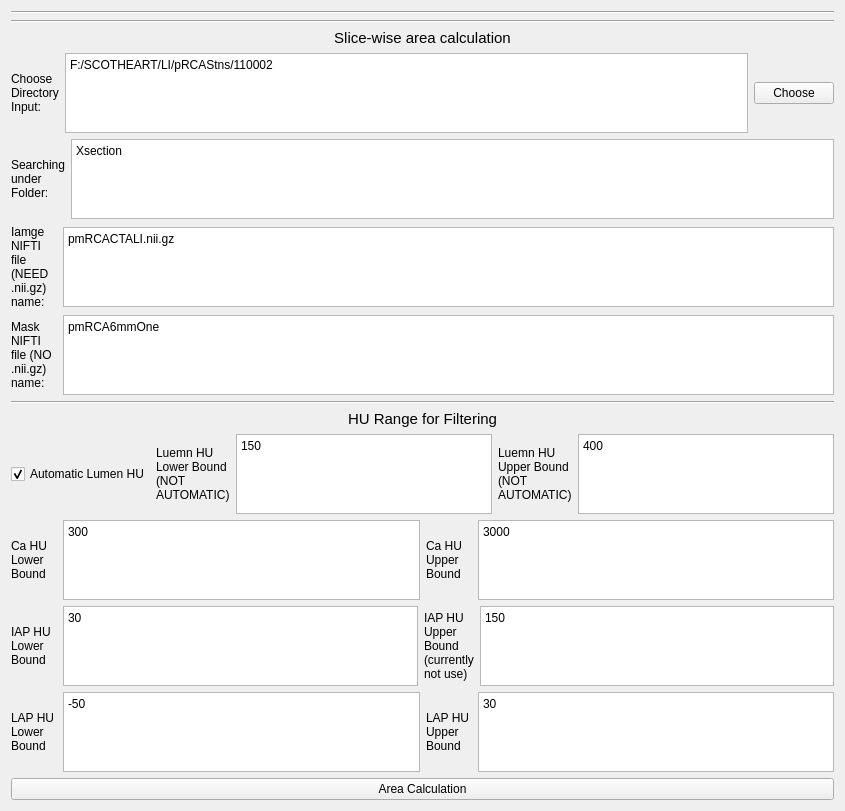
          <widget class="QWidget" name="tab_4">
           <attribute name="title">
            <string>Slice-wise Area</string>
           </attribute>
           <layout class="QVBoxLayout" name="verticalLayout_5">
            <item>
             <layout class="QVBoxLayout" name="verticalLayout_LC_89">
              <item>
               <widget class="Line" name="line_E2S_7">
                <property name="orientation">
                 <enum>Qt::Horizontal</enum>
                </property>
               </widget>
              </item>
              <item>
               <widget class="Line" name="line_E2S_8">
                <property name="orientation">
                 <enum>Qt::Horizontal</enum>
                </property>
               </widget>
              </item>
              <item>
               <widget class="QLabel" name="label_971">
                <property name="font">
                 <font>
                  <family>Arial</family>
                  <pointsize>11</pointsize>
                  <weight>50</weight>
                  <bold>false</bold>
                 </font>
                </property>
                <property name="text">
                 <string>Slice-wise area calculation</string>
                </property>
                <property name="alignment">
                 <set>Qt::AlignCenter</set>
                </property>
               </widget>
              </item>
              <item>
               <layout class="QHBoxLayout" name="horizontalLayout_FM1_109">
                <item>
                 <widget class="QLabel" name="label_972">
                  <property name="sizePolicy">
                   <sizepolicy hsizetype="Preferred" vsizetype="Preferred">
                    <horstretch>0</horstretch>
                    <verstretch>0</verstretch>
                   </sizepolicy>
                  </property>
                  <property name="minimumSize">
                   <size>
                    <width>46</width>
                    <height>0</height>
                   </size>
                  </property>
                  <property name="maximumSize">
                   <size>
                    <width>16777215</width>
                    <height>16777215</height>
                   </size>
                  </property>
                  <property name="text">
                   <string>Choose Directory Input:</string>
                  </property>
                  <property name="wordWrap">
                   <bool>true</bool>
                  </property>
                 </widget>
                </item>
                <item>
                 <widget class="QPlainTextEdit" name="loadDirPathACTxt_E2SJZ">
                  <property name="enabled">
                   <bool>true</bool>
                  </property>
                  <property name="sizePolicy">
                   <sizepolicy hsizetype="Expanding" vsizetype="Expanding">
                    <horstretch>0</horstretch>
                    <verstretch>60</verstretch>
                   </sizepolicy>
                  </property>
                  <property name="minimumSize">
                   <size>
                    <width>0</width>
                    <height>0</height>
                   </size>
                  </property>
                  <property name="maximumSize">
                   <size>
                    <width>16777215</width>
                    <height>80</height>
                   </size>
                  </property>
                  <property name="baseSize">
                   <size>
                    <width>0</width>
                    <height>0</height>
                   </size>
                  </property>
                  <property name="plainText">
                   <string>F:/SCOTHEART/LI/pRCAStns/110002</string>
                  </property>
                 </widget>
                </item>
                <item>
                 <widget class="QPushButton" name="DirPathACBtn_E2SJZ">
                  <property name="sizePolicy">
                   <sizepolicy hsizetype="Fixed" vsizetype="Fixed">
                    <horstretch>0</horstretch>
                    <verstretch>0</verstretch>
                   </sizepolicy>
                  </property>
                  <property name="text">
                   <string>Choose</string>
                  </property>
                 </widget>
                </item>
               </layout>
              </item>
              <item>
               <layout class="QHBoxLayout" name="horizontalLayout_FM1_110">
                <item>
                 <widget class="QLabel" name="label_973">
                  <property name="sizePolicy">
                   <sizepolicy hsizetype="Preferred" vsizetype="Preferred">
                    <horstretch>0</horstretch>
                    <verstretch>0</verstretch>
                   </sizepolicy>
                  </property>
                  <property name="minimumSize">
                   <size>
                    <width>46</width>
                    <height>0</height>
                   </size>
                  </property>
                  <property name="maximumSize">
                   <size>
                    <width>16777215</width>
                    <height>16777215</height>
                   </size>
                  </property>
                  <property name="text">
                   <string>Searching under Folder:</string>
                  </property>
                  <property name="wordWrap">
                   <bool>true</bool>
                  </property>
                 </widget>
                </item>
                <item>
                 <widget class="QPlainTextEdit" name="searchFolderStrsACTxt_E2SJZ">
                  <property name="enabled">
                   <bool>true</bool>
                  </property>
                  <property name="sizePolicy">
                   <sizepolicy hsizetype="Expanding" vsizetype="Expanding">
                    <horstretch>0</horstretch>
                    <verstretch>60</verstretch>
                   </sizepolicy>
                  </property>
                  <property name="minimumSize">
                   <size>
                    <width>0</width>
                    <height>0</height>
                   </size>
                  </property>
                  <property name="maximumSize">
                   <size>
                    <width>16777215</width>
                    <height>80</height>
                   </size>
                  </property>
                  <property name="baseSize">
                   <size>
                    <width>0</width>
                    <height>0</height>
                   </size>
                  </property>
                  <property name="plainText">
                   <string>Xsection</string>
                  </property>
                 </widget>
                </item>
               </layout>
              </item>
              <item>
               <layout class="QHBoxLayout" name="horizontalLayout_FM1_111">
                <item>
                 <widget class="QLabel" name="label_974">
                  <property name="sizePolicy">
                   <sizepolicy hsizetype="Preferred" vsizetype="Preferred">
                    <horstretch>0</horstretch>
                    <verstretch>0</verstretch>
                   </sizepolicy>
                  </property>
                  <property name="minimumSize">
                   <size>
                    <width>46</width>
                    <height>0</height>
                   </size>
                  </property>
                  <property name="maximumSize">
                   <size>
                    <width>16777215</width>
                    <height>16777215</height>
                   </size>
                  </property>
                  <property name="text">
                   <string>Iamge NIFTI file (NEED .nii.gz) name:</string>
                  </property>
                  <property name="wordWrap">
                   <bool>true</bool>
                  </property>
                 </widget>
                </item>
                <item>
                 <widget class="QPlainTextEdit" name="searchFileStrsACTxt_E2SJZ">
                  <property name="enabled">
                   <bool>true</bool>
                  </property>
                  <property name="sizePolicy">
                   <sizepolicy hsizetype="Expanding" vsizetype="Expanding">
                    <horstretch>0</horstretch>
                    <verstretch>60</verstretch>
                   </sizepolicy>
                  </property>
                  <property name="minimumSize">
                   <size>
                    <width>0</width>
                    <height>0</height>
                   </size>
                  </property>
                  <property name="maximumSize">
                   <size>
                    <width>16777215</width>
                    <height>80</height>
                   </size>
                  </property>
                  <property name="baseSize">
                   <size>
                    <width>0</width>
                    <height>0</height>
                   </size>
                  </property>
                  <property name="plainText">
                   <string>pmRCACTALI.nii.gz</string>
                  </property>
                 </widget>
                </item>
               </layout>
              </item>
              <item>
               <layout class="QHBoxLayout" name="horizontalLayout_FM1_112">
                <item>
                 <widget class="QLabel" name="label_975">
                  <property name="sizePolicy">
                   <sizepolicy hsizetype="Preferred" vsizetype="Preferred">
                    <horstretch>0</horstretch>
                    <verstretch>0</verstretch>
                   </sizepolicy>
                  </property>
                  <property name="minimumSize">
                   <size>
                    <width>46</width>
                    <height>0</height>
                   </size>
                  </property>
                  <property name="maximumSize">
                   <size>
                    <width>16777215</width>
                    <height>16777215</height>
                   </size>
                  </property>
                  <property name="text">
                   <string>Mask NIFTI file (NO .nii.gz) name:</string>
                  </property>
                  <property name="wordWrap">
                   <bool>true</bool>
                  </property>
                 </widget>
                </item>
                <item>
                 <widget class="QPlainTextEdit" name="searchFileReMskStrsACTxt_E2SJZ">
                  <property name="enabled">
                   <bool>true</bool>
                  </property>
                  <property name="sizePolicy">
                   <sizepolicy hsizetype="Expanding" vsizetype="Expanding">
                    <horstretch>0</horstretch>
                    <verstretch>60</verstretch>
                   </sizepolicy>
                  </property>
                  <property name="minimumSize">
                   <size>
                    <width>0</width>
                    <height>0</height>
                   </size>
                  </property>
                  <property name="maximumSize">
                   <size>
                    <width>16777215</width>
                    <height>80</height>
                   </size>
                  </property>
                  <property name="baseSize">
                   <size>
                    <width>0</width>
                    <height>0</height>
                   </size>
                  </property>
                  <property name="plainText">
                   <string>pmRCA6mmOne</string>
                  </property>
                 </widget>
                </item>
               </layout>
              </item>
              <item>
               <widget class="Line" name="line_E2S_9">
                <property name="orientation">
                 <enum>Qt::Horizontal</enum>
                </property>
               </widget>
              </item>
              <item>
               <widget class="QLabel" name="label_976">
                <property name="font">
                 <font>
                  <family>Arial</family>
                  <pointsize>11</pointsize>
                  <weight>50</weight>
                  <bold>false</bold>
                 </font>
                </property>
                <property name="text">
                 <string>HU Range for Filtering</string>
                </property>
                <property name="alignment">
                 <set>Qt::AlignCenter</set>
                </property>
               </widget>
              </item>
              <item>
               <layout class="QHBoxLayout" name="horizontalLayout_116">
                <item>
                 <widget class="QCheckBox" name="autoLumenHUAC_CB_E2SJZ">
                  <property name="text">
                   <string>Automatic Lumen HU</string>
                  </property>
                  <property name="checked">
                   <bool>true</bool>
                  </property>
                 </widget>
                </item>
                <item>
                 <widget class="QLabel" name="label_417">
                  <property name="sizePolicy">
                   <sizepolicy hsizetype="Preferred" vsizetype="Preferred">
                    <horstretch>0</horstretch>
                    <verstretch>0</verstretch>
                   </sizepolicy>
                  </property>
                  <property name="minimumSize">
                   <size>
                    <width>46</width>
                    <height>0</height>
                   </size>
                  </property>
                  <property name="maximumSize">
                   <size>
                    <width>16777215</width>
                    <height>16777215</height>
                   </size>
                  </property>
                  <property name="text">
                   <string>Luemn HU Lower Bound (NOT AUTOMATIC)</string>
                  </property>
                  <property name="wordWrap">
                   <bool>true</bool>
                  </property>
                 </widget>
                </item>
                <item>
                 <widget class="QPlainTextEdit" name="lumenMinACTxt_E2SJZ">
                  <property name="enabled">
                   <bool>true</bool>
                  </property>
                  <property name="sizePolicy">
                   <sizepolicy hsizetype="Expanding" vsizetype="Expanding">
                    <horstretch>0</horstretch>
                    <verstretch>60</verstretch>
                   </sizepolicy>
                  </property>
                  <property name="minimumSize">
                   <size>
                    <width>0</width>
                    <height>0</height>
                   </size>
                  </property>
                  <property name="maximumSize">
                   <size>
                    <width>16777215</width>
                    <height>80</height>
                   </size>
                  </property>
                  <property name="baseSize">
                   <size>
                    <width>0</width>
                    <height>0</height>
                   </size>
                  </property>
                  <property name="plainText">
                   <string>150</string>
                  </property>
                 </widget>
                </item>
                <item>
                 <widget class="QLabel" name="label_418">
                  <property name="sizePolicy">
                   <sizepolicy hsizetype="Preferred" vsizetype="Preferred">
                    <horstretch>0</horstretch>
                    <verstretch>0</verstretch>
                   </sizepolicy>
                  </property>
                  <property name="minimumSize">
                   <size>
                    <width>46</width>
                    <height>0</height>
                   </size>
                  </property>
                  <property name="maximumSize">
                   <size>
                    <width>16777215</width>
                    <height>16777215</height>
                   </size>
                  </property>
                  <property name="text">
                   <string>Luemn HU Upper Bound (NOT AUTOMATIC)</string>
                  </property>
                  <property name="wordWrap">
                   <bool>true</bool>
                  </property>
                 </widget>
                </item>
                <item>
                 <widget class="QPlainTextEdit" name="lumenMaxACTxt_E2SJZ">
                  <property name="enabled">
                   <bool>true</bool>
                  </property>
                  <property name="sizePolicy">
                   <sizepolicy hsizetype="Expanding" vsizetype="Expanding">
                    <horstretch>0</horstretch>
                    <verstretch>60</verstretch>
                   </sizepolicy>
                  </property>
                  <property name="minimumSize">
                   <size>
                    <width>0</width>
                    <height>0</height>
                   </size>
                  </property>
                  <property name="maximumSize">
                   <size>
                    <width>16777215</width>
                    <height>80</height>
                   </size>
                  </property>
                  <property name="baseSize">
                   <size>
                    <width>0</width>
                    <height>0</height>
                   </size>
                  </property>
                  <property name="plainText">
                   <string>400</string>
                  </property>
                 </widget>
                </item>
               </layout>
              </item>
              <item>
               <layout class="QHBoxLayout" name="horizontalLayout_122">
                <item>
                 <widget class="QLabel" name="label_429">
                  <property name="sizePolicy">
                   <sizepolicy hsizetype="Preferred" vsizetype="Preferred">
                    <horstretch>0</horstretch>
                    <verstretch>0</verstretch>
                   </sizepolicy>
                  </property>
                  <property name="minimumSize">
                   <size>
                    <width>46</width>
                    <height>0</height>
                   </size>
                  </property>
                  <property name="maximumSize">
                   <size>
                    <width>16777215</width>
                    <height>16777215</height>
                   </size>
                  </property>
                  <property name="text">
                   <string>Ca HU Lower Bound</string>
                  </property>
                  <property name="wordWrap">
                   <bool>true</bool>
                  </property>
                 </widget>
                </item>
                <item>
                 <widget class="QPlainTextEdit" name="CaMinACTxt_E2SJZ">
                  <property name="enabled">
                   <bool>true</bool>
                  </property>
                  <property name="sizePolicy">
                   <sizepolicy hsizetype="Expanding" vsizetype="Expanding">
                    <horstretch>0</horstretch>
                    <verstretch>60</verstretch>
                   </sizepolicy>
                  </property>
                  <property name="minimumSize">
                   <size>
                    <width>0</width>
                    <height>0</height>
                   </size>
                  </property>
                  <property name="maximumSize">
                   <size>
                    <width>16777215</width>
                    <height>80</height>
                   </size>
                  </property>
                  <property name="baseSize">
                   <size>
                    <width>0</width>
                    <height>0</height>
                   </size>
                  </property>
                  <property name="plainText">
                   <string>300</string>
                  </property>
                 </widget>
                </item>
                <item>
                 <widget class="QLabel" name="label_430">
                  <property name="sizePolicy">
                   <sizepolicy hsizetype="Preferred" vsizetype="Preferred">
                    <horstretch>0</horstretch>
                    <verstretch>0</verstretch>
                   </sizepolicy>
                  </property>
                  <property name="minimumSize">
                   <size>
                    <width>46</width>
                    <height>0</height>
                   </size>
                  </property>
                  <property name="maximumSize">
                   <size>
                    <width>16777215</width>
                    <height>16777215</height>
                   </size>
                  </property>
                  <property name="text">
                   <string>Ca HU Upper Bound</string>
                  </property>
                  <property name="wordWrap">
                   <bool>true</bool>
                  </property>
                 </widget>
                </item>
                <item>
                 <widget class="QPlainTextEdit" name="CaMaxACTxt_E2SJZ">
                  <property name="enabled">
                   <bool>true</bool>
                  </property>
                  <property name="sizePolicy">
                   <sizepolicy hsizetype="Expanding" vsizetype="Expanding">
                    <horstretch>0</horstretch>
                    <verstretch>60</verstretch>
                   </sizepolicy>
                  </property>
                  <property name="minimumSize">
                   <size>
                    <width>0</width>
                    <height>0</height>
                   </size>
                  </property>
                  <property name="maximumSize">
                   <size>
                    <width>16777215</width>
                    <height>80</height>
                   </size>
                  </property>
                  <property name="baseSize">
                   <size>
                    <width>0</width>
                    <height>0</height>
                   </size>
                  </property>
                  <property name="plainText">
                   <string>3000</string>
                  </property>
                 </widget>
                </item>
               </layout>
              </item>
              <item>
               <layout class="QHBoxLayout" name="horizontalLayout_123">
                <item>
                 <widget class="QLabel" name="label_431">
                  <property name="sizePolicy">
                   <sizepolicy hsizetype="Preferred" vsizetype="Preferred">
                    <horstretch>0</horstretch>
                    <verstretch>0</verstretch>
                   </sizepolicy>
                  </property>
                  <property name="minimumSize">
                   <size>
                    <width>46</width>
                    <height>0</height>
                   </size>
                  </property>
                  <property name="maximumSize">
                   <size>
                    <width>16777215</width>
                    <height>16777215</height>
                   </size>
                  </property>
                  <property name="text">
                   <string>IAP HU Lower Bound</string>
                  </property>
                  <property name="wordWrap">
                   <bool>true</bool>
                  </property>
                 </widget>
                </item>
                <item>
                 <widget class="QPlainTextEdit" name="IAPMinACTxt_E2SJZ">
                  <property name="enabled">
                   <bool>true</bool>
                  </property>
                  <property name="sizePolicy">
                   <sizepolicy hsizetype="Expanding" vsizetype="Expanding">
                    <horstretch>0</horstretch>
                    <verstretch>60</verstretch>
                   </sizepolicy>
                  </property>
                  <property name="minimumSize">
                   <size>
                    <width>0</width>
                    <height>0</height>
                   </size>
                  </property>
                  <property name="maximumSize">
                   <size>
                    <width>16777215</width>
                    <height>80</height>
                   </size>
                  </property>
                  <property name="baseSize">
                   <size>
                    <width>0</width>
                    <height>0</height>
                   </size>
                  </property>
                  <property name="plainText">
                   <string>30</string>
                  </property>
                 </widget>
                </item>
                <item>
                 <widget class="QLabel" name="label_432">
                  <property name="sizePolicy">
                   <sizepolicy hsizetype="Preferred" vsizetype="Preferred">
                    <horstretch>0</horstretch>
                    <verstretch>0</verstretch>
                   </sizepolicy>
                  </property>
                  <property name="minimumSize">
                   <size>
                    <width>46</width>
                    <height>0</height>
                   </size>
                  </property>
                  <property name="maximumSize">
                   <size>
                    <width>16777215</width>
                    <height>16777215</height>
                   </size>
                  </property>
                  <property name="text">
                   <string>IAP HU Upper Bound (currently not use)</string>
                  </property>
                  <property name="wordWrap">
                   <bool>true</bool>
                  </property>
                 </widget>
                </item>
                <item>
                 <widget class="QPlainTextEdit" name="IAPMaxACTxt_E2SJZ">
                  <property name="enabled">
                   <bool>true</bool>
                  </property>
                  <property name="sizePolicy">
                   <sizepolicy hsizetype="Expanding" vsizetype="Expanding">
                    <horstretch>0</horstretch>
                    <verstretch>60</verstretch>
                   </sizepolicy>
                  </property>
                  <property name="minimumSize">
                   <size>
                    <width>0</width>
                    <height>0</height>
                   </size>
                  </property>
                  <property name="maximumSize">
                   <size>
                    <width>16777215</width>
                    <height>80</height>
                   </size>
                  </property>
                  <property name="baseSize">
                   <size>
                    <width>0</width>
                    <height>0</height>
                   </size>
                  </property>
                  <property name="plainText">
                   <string>150</string>
                  </property>
                 </widget>
                </item>
               </layout>
              </item>
              <item>
               <layout class="QHBoxLayout" name="horizontalLayout_124">
                <item>
                 <widget class="QLabel" name="label_433">
                  <property name="sizePolicy">
                   <sizepolicy hsizetype="Preferred" vsizetype="Preferred">
                    <horstretch>0</horstretch>
                    <verstretch>0</verstretch>
                   </sizepolicy>
                  </property>
                  <property name="minimumSize">
                   <size>
                    <width>46</width>
                    <height>0</height>
                   </size>
                  </property>
                  <property name="maximumSize">
                   <size>
                    <width>16777215</width>
                    <height>16777215</height>
                   </size>
                  </property>
                  <property name="text">
                   <string>LAP HU Lower Bound</string>
                  </property>
                  <property name="wordWrap">
                   <bool>true</bool>
                  </property>
                 </widget>
                </item>
                <item>
                 <widget class="QPlainTextEdit" name="LAPMinACTxt_E2SJZ">
                  <property name="enabled">
                   <bool>true</bool>
                  </property>
                  <property name="sizePolicy">
                   <sizepolicy hsizetype="Expanding" vsizetype="Expanding">
                    <horstretch>0</horstretch>
                    <verstretch>60</verstretch>
                   </sizepolicy>
                  </property>
                  <property name="minimumSize">
                   <size>
                    <width>0</width>
                    <height>0</height>
                   </size>
                  </property>
                  <property name="maximumSize">
                   <size>
                    <width>16777215</width>
                    <height>80</height>
                   </size>
                  </property>
                  <property name="baseSize">
                   <size>
                    <width>0</width>
                    <height>0</height>
                   </size>
                  </property>
                  <property name="plainText">
                   <string>-50</string>
                  </property>
                 </widget>
                </item>
                <item>
                 <widget class="QLabel" name="label_434">
                  <property name="sizePolicy">
                   <sizepolicy hsizetype="Preferred" vsizetype="Preferred">
                    <horstretch>0</horstretch>
                    <verstretch>0</verstretch>
                   </sizepolicy>
                  </property>
                  <property name="minimumSize">
                   <size>
                    <width>46</width>
                    <height>0</height>
                   </size>
                  </property>
                  <property name="maximumSize">
                   <size>
                    <width>16777215</width>
                    <height>16777215</height>
                   </size>
                  </property>
                  <property name="text">
                   <string>LAP HU Upper Bound</string>
                  </property>
                  <property name="wordWrap">
                   <bool>true</bool>
                  </property>
                 </widget>
                </item>
                <item>
                 <widget class="QPlainTextEdit" name="LAPMaxACTxt_E2SJZ">
                  <property name="enabled">
                   <bool>true</bool>
                  </property>
                  <property name="sizePolicy">
                   <sizepolicy hsizetype="Expanding" vsizetype="Expanding">
                    <horstretch>0</horstretch>
                    <verstretch>60</verstretch>
                   </sizepolicy>
                  </property>
                  <property name="minimumSize">
                   <size>
                    <width>0</width>
                    <height>0</height>
                   </size>
                  </property>
                  <property name="maximumSize">
                   <size>
                    <width>16777215</width>
                    <height>80</height>
                   </size>
                  </property>
                  <property name="baseSize">
                   <size>
                    <width>0</width>
                    <height>0</height>
                   </size>
                  </property>
                  <property name="plainText">
                   <string>30</string>
                  </property>
                 </widget>
                </item>
               </layout>
              </item>
              <item>
               <widget class="QPushButton" name="AreaCalculationBtn_E2SJZ">
                <property name="text">
                 <string>Area Calculation</string>
                </property>
               </widget>
              </item>
             </layout>
            </item>
           </layout>
          </widget>
